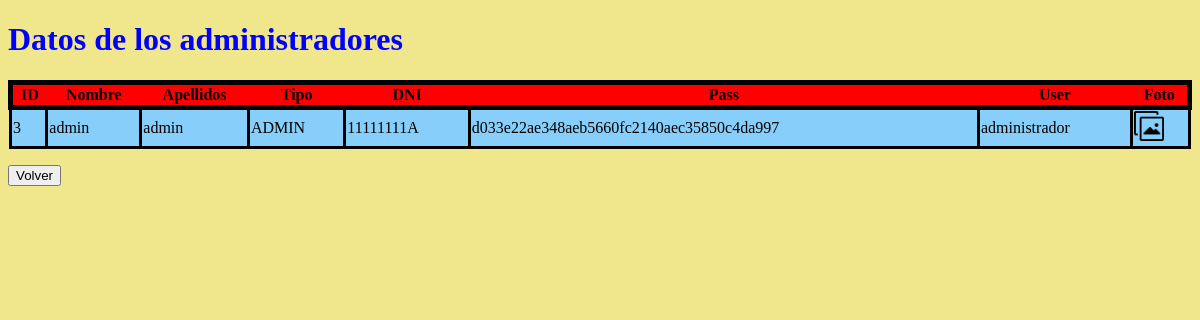
Page /src/verAdmin.php on the earlier database version.
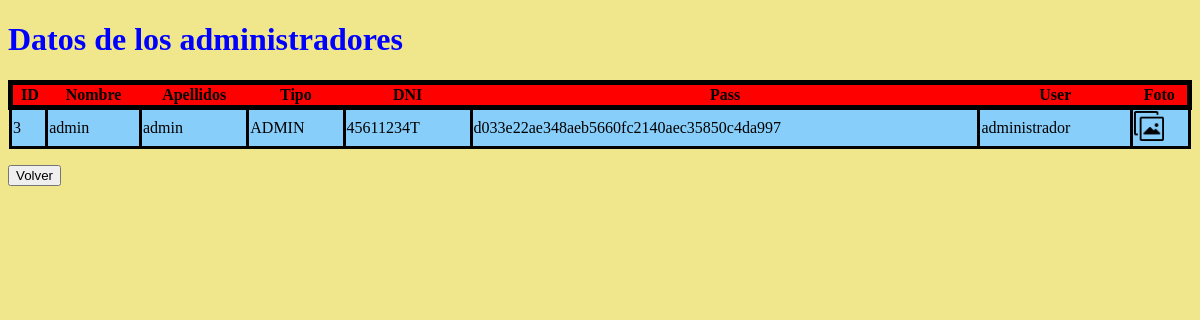
Same page on the later database version.
### tables this page shows
CREATE TABLE `persona` (
  `ID` int NOT NULL,
  `NOMBRE` varchar(25) NOT NULL,
  `APELLIDOS` varchar(45) NOT NULL,
  `TIPO` enum('ALUMNO','PROFESOR','ADMIN') NOT NULL,
  `DNI` varchar(9) NOT NULL,
  `PASS` varchar(25) DEFAULT NULL,
  `USER` varchar(20) NOT NULL,
  `FOTO` varchar(100) NOT NULL DEFAULT 'default.jpg'
);

### src/verAdmin.php (the view, shortened to what this page needs)
<!DOCTYPE html>
<html>
    <head>
        <link href="../templates/tabla.css" rel="stylesheet" type="text/css">
    </head>
    <body>
    <h1 style= "color: blue;">Datos de los administradores</h1>
    <?php
         $conexionadmin = mysqli_connect('localhost','root', '777303', 'universidad');
        $consulta = mysqli_query($conexionadmin, "SELECT * FROM persona where TIPO='ADMIN'");
        $numcol = mysqli_num_rows($consulta);
        for( $i = 0 ; $i < $numcol ; $i++ ){
            $fila = mysqli_fetch_array($consulta);
            if($i == 0){
                echo " <table class=\"encabezado\" >
                <tr class = \"titulos\">
                <th>ID</th>
                <th>Nombre</th>
                <th>Apellidos</th>
                <th>Tipo</th>
                <th>DNI</th>
                <th>Pass</th>
                <th>User</th>
                <th>Foto</th>
                </tr>";
            }
                $filename = $fila['FOTO'];
                $dir = "../imgs/".$filename ;
                echo
                "<tr class=\"filas\" >
                <td> ".$fila['ID']." </td>
                <td> ".$fila['NOMBRE']." </td>
                <td> ".$fila['APELLIDOS']." </td>
                <td> ".$fila['TIPO']." </td>
                <td> ".$fila['DNI']." </td>
                <td> ".sha1($fila['PASS'])." </td>
                <td> ".$fila['USER']." </td>
                <td> <a href=$dir>";
                if($filename != null)
                    echo "<img src=\"../imgs/img.png\" width=\"30px\" height=\"30px\" /> </a> </td>";
        }
        echo "</table></div>";
        echo " <br>   <form action=\"./paneladmin.php\" >
        <input type=\"submit\" value=\"Volver\" />
        </form>";
    ?>
    </body>
</html>

Differences in the rows shown:
changed persona "admin": DNI "11111111A" → "45611234T"
